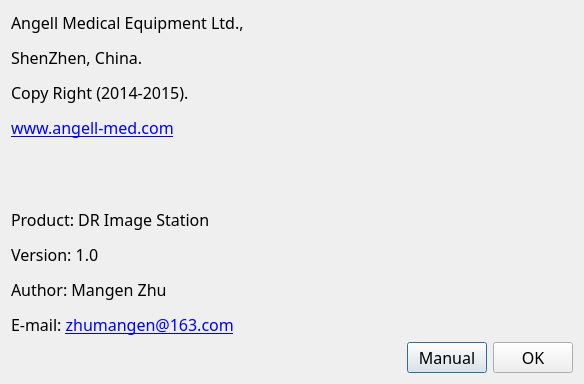
<?xml version="1.0" encoding="UTF-8"?>
<ui version="4.0">
 <class>AboutDialog</class>
 <widget class="QDialog" name="AboutDialog">
  <property name="geometry">
   <rect>
    <x>0</x>
    <y>0</y>
    <width>584</width>
    <height>363</height>
   </rect>
  </property>
  <property name="font">
   <font>
    <family>微软雅黑</family>
    <pointsize>12</pointsize>
   </font>
  </property>
  <property name="windowTitle">
   <string>About Us</string>
  </property>
  <layout class="QVBoxLayout" name="verticalLayout">
   <item>
    <layout class="QHBoxLayout" name="horizontalLayout_2">
     <item>
      <widget class="QLabel" name="label">
       <property name="text">
        <string>&lt;html&gt;&lt;head/&gt;&lt;body&gt;&lt;p&gt;Angell Medical Equipment Ltd.,&lt;/p&gt;&lt;p&gt;ShenZhen, China.&lt;/p&gt;&lt;p&gt;Copy Right (2014-2015).&lt;/p&gt;&lt;p&gt;&lt;a href=&quot;www.angell-med.com&quot;&gt;&lt;span style=&quot; text-decoration: underline; color:#0000ff;&quot;&gt;www.angell-med.com&lt;/span&gt;&lt;/a&gt;&lt;/p&gt;&lt;p&gt;&lt;br/&gt;&lt;/p&gt;&lt;p&gt;Product: DR Image Station&lt;/p&gt;&lt;p&gt;Version: 1.0&lt;/p&gt;&lt;p&gt;Author: Mangen Zhu&lt;/p&gt;&lt;p&gt;E-mail: &lt;a href=&quot;mailto:zhumangen@163.com&quot;&gt;&lt;span style=&quot; text-decoration: underline; color:#0000ff;&quot;&gt;zhumangen@163.com&lt;/span&gt;&lt;/a&gt;&lt;/p&gt;&lt;/body&gt;&lt;/html&gt;</string>
       </property>
       <property name="textFormat">
        <enum>Qt::AutoText</enum>
       </property>
       <property name="alignment">
        <set>Qt::AlignLeading|Qt::AlignLeft|Qt::AlignTop</set>
       </property>
       <property name="wordWrap">
        <bool>false</bool>
       </property>
       <property name="openExternalLinks">
        <bool>true</bool>
       </property>
      </widget>
     </item>
     <item>
      <widget class="QLabel" name="label_2">
       <property name="maximumSize">
        <size>
         <width>320</width>
         <height>300</height>
        </size>
       </property>
       <property name="text">
        <string/>
       </property>
       <property name="pixmap">
        <pixmap resource="../resources.qrc">:/images/splash.png</pixmap>
       </property>
       <property name="scaledContents">
        <bool>true</bool>
       </property>
      </widget>
     </item>
    </layout>
   </item>
   <item>
    <layout class="QHBoxLayout" name="horizontalLayout">
     <item>
      <spacer name="horizontalSpacer">
       <property name="orientation">
        <enum>Qt::Horizontal</enum>
       </property>
       <property name="sizeHint" stdset="0">
        <size>
         <width>40</width>
         <height>20</height>
        </size>
       </property>
      </spacer>
     </item>
     <item>
      <widget class="QPushButton" name="pushButton">
       <property name="text">
        <string>Manual</string>
       </property>
      </widget>
     </item>
     <item>
      <widget class="QPushButton" name="pushButton_2">
       <property name="text">
        <string>OK</string>
       </property>
      </widget>
     </item>
    </layout>
   </item>
  </layout>
 </widget>
 <resources>
  <include location="../resources.qrc"/>
 </resources>
 <connections>
  <connection>
   <sender>pushButton_2</sender>
   <signal>clicked()</signal>
   <receiver>AboutDialog</receiver>
   <slot>accept()</slot>
   <hints>
    <hint type="sourcelabel">
     <x>462</x>
     <y>335</y>
    </hint>
    <hint type="destinationlabel">
     <x>487</x>
     <y>361</y>
    </hint>
   </hints>
  </connection>
 </connections>
</ui>
